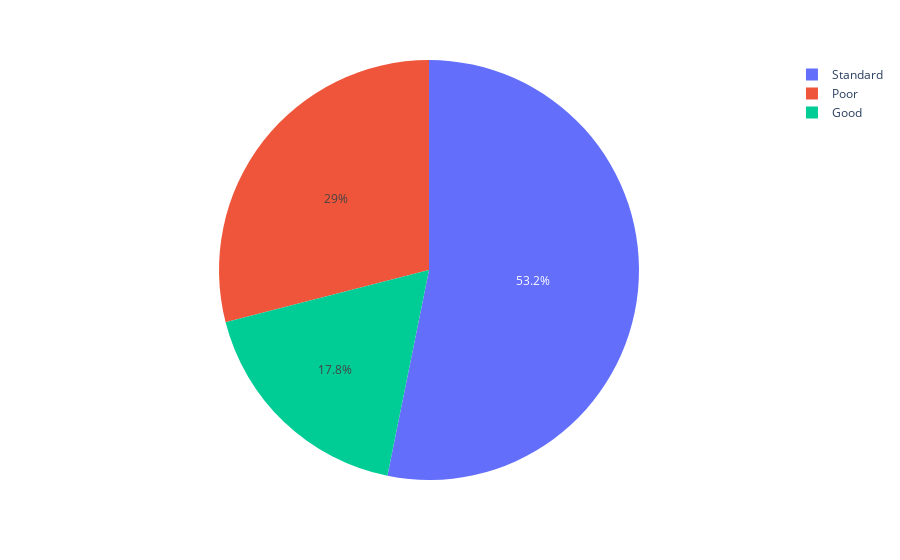
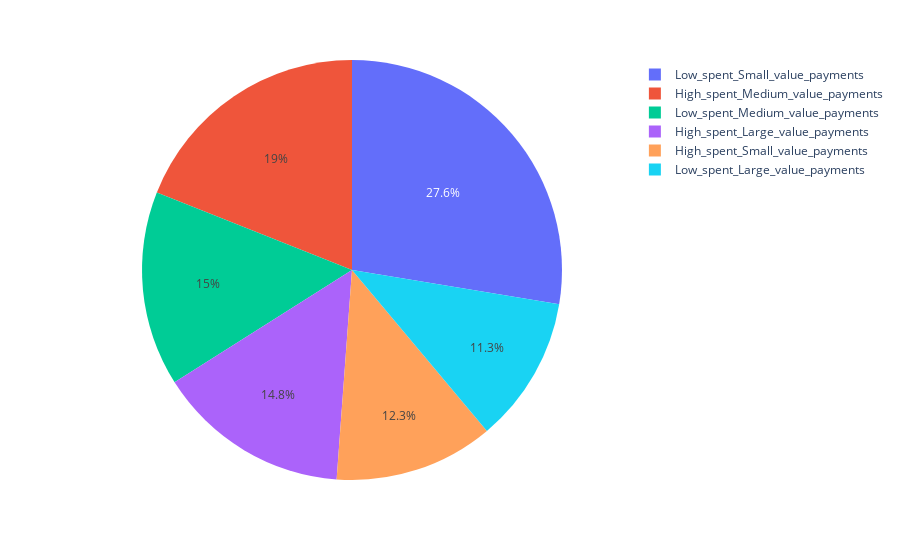

Notebook code for these charts, in order:
### Code cell
import plotly.express as px

def create_pie_chart_of_count(df, column_name):
    df_not_null = df[~df[column_name].isnull()]
    fig = px.pie(df_not_null.groupby([column_name]).size().reset_index(name='count'), names=column_name, values='count')
    fig.show()

create_pie_chart_of_count(df, 'credit_score')
create_pie_chart_of_count(df, 'payment_behaviour')
create_pie_chart_of_count(df, 'occupation')

### Figure 1 — Plotly figure (JSON) as saved in the notebook; plotly's stock layout.template omitted (floating-point values rounded to 4 significant figures)
{"data": [{"domain": {"x": [0, 1], "y": [0, 1]}, "hovertemplate": "credit_score=%{label}<br>count=%{value}<extra></extra>", "labels": ["Good", "Poor", "Standard"], "legendgroup": "", "name": "", "showlegend": true, "type": "pie", "values": [17828, 28998, 53174]}], "layout": {"legend": {"tracegroupgap": 0}, "margin": {"t": 60}}}

### Figure 2 — Plotly figure (JSON) as saved in the notebook; plotly's stock layout.template omitted (floating-point values rounded to 4 significant figures)
{"data": [{"domain": {"x": [0, 1], "y": [0, 1]}, "hovertemplate": "payment_behaviour=%{label}<br>count=%{value}<extra></extra>", "labels": ["High_spent_Large_value_payments", "High_spent_Medium_value_payments", "High_spent_Small_value_payments", "Low_spent_Large_value_payments", "Low_spent_Medium_value_payments", "Low_spent_Small_value_payments"], "legendgroup": "", "name": "", "showlegend": true, "type": "pie", "values": [13721, 17540, 11340, 10425, 13861, 25513]}], "layout": {"legend": {"tracegroupgap": 0}, "margin": {"t": 60}}}
